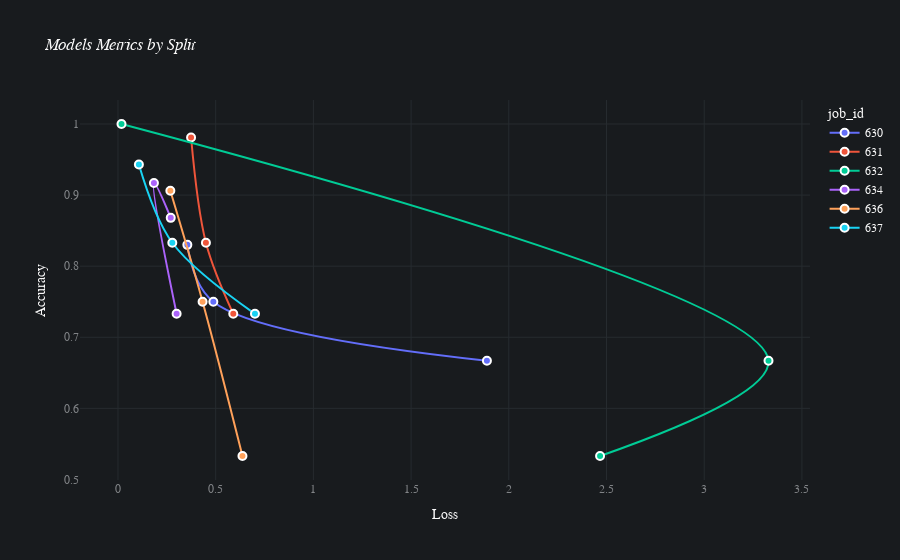

The cell this chart's notebook holds for it:
### Code cell
batch.plot_performance(max_loss=15, min_metric_2=0.5)

### Figure 1 — Plotly figure (JSON) as saved in the notebook; plotly's stock layout.template omitted (floating-point values rounded to 4 significant figures)
{"data": [{"customdata": [[630, "test", 1.888, 0.667], [630, "validation", 0.488, 0.75], [630, "train", 0.355, 0.83]], "hovertemplate": "job_id=%{customdata[0]}<br>loss=%{customdata[2]}<br>accuracy=%{customdata[3]}<br>split=%{customdata[1]}<extra></extra>", "legendgroup": "630", "line": {"color": "#636efa", "dash": "solid", "shape": "spline", "width": 2}, "marker": {"line": {"color": "white", "width": 2}, "size": 8}, "mode": "markers+lines", "name": "630", "orientation": "v", "showlegend": true, "type": "scatter", "x": [1.888, 0.488, 0.355], "xaxis": "x", "y": [0.667, 0.75, 0.83], "yaxis": "y"}, {"customdata": [[631, "test", 0.59, 0.733], [631, "validation", 0.45, 0.833], [631, "train", 0.374, 0.981]], "hovertemplate": "job_id=%{customdata[0]}<br>loss=%{customdata[2]}<br>accuracy=%{customdata[3]}<br>split=%{customdata[1]}<extra></extra>", "legendgroup": "631", "line": {"color": "#EF553B", "dash": "solid", "shape": "spline", "width": 2}, "marker": {"line": {"color": "white", "width": 2}, "size": 8}, "mode": "markers+lines", "name": "631", "orientation": "v", "showlegend": true, "type": "scatter", "x": [0.59, 0.45, 0.374], "xaxis": "x", "y": [0.733, 0.833, 0.981], "yaxis": "y"}, {"customdata": [[632, "test", 2.467, 0.533], [632, "validation", 3.329, 0.667], [632, "train", 0.018, 1]], "hovertemplate": "job_id=%{customdata[0]}<br>loss=%{customdata[2]}<br>accuracy=%{customdata[3]}<br>split=%{customdata[1]}<extra></extra>", "legendgroup": "632", "line": {"color": "#00cc96", "dash": "solid", "shape": "spline", "width": 2}, "marker": {"line": {"color": "white", "width": 2}, "size": 8}, "mode": "markers+lines", "name": "632", "orientation": "v", "showlegend": true, "type": "scatter", "x": [2.467, 3.329, 0.018], "xaxis": "x", "y": [0.533, 0.667, 1], "yaxis": "y"}, {"customdata": [[634, "test", 0.3, 0.733], [634, "validation", 0.184, 0.917], [634, "train", 0.27, 0.868]], "hovertemplate": "job_id=%{customdata[0]}<br>loss=%{customdata[2]}<br>accuracy=%{customdata[3]}<br>split=%{customdata[1]}<extra></extra>", "legendgroup": "634", "line": {"color": "#ab63fa", "dash": "solid", "shape": "spline", "width": 2}, "marker": {"line": {"color": "white", "width": 2}, "size": 8}, "mode": "markers+lines", "name": "634", "orientation": "v", "showlegend": true, "type": "scatter", "x": [0.3, 0.184, 0.27], "xaxis": "x", "y": [0.733, 0.917, 0.868], "yaxis": "y"}, {"customdata": [[636, "test", 0.637, 0.533], [636, "validation", 0.433, 0.75], [636, "train", 0.268, 0.906]], "hovertemplate": "job_id=%{customdata[0]}<br>loss=%{customdata[2]}<br>accuracy=%{customdata[3]}<br>split=%{customdata[1]}<extra></extra>", "legendgroup": "636", "line": {"color": "#FFA15A", "dash": "solid", "shape": "spline", "width": 2}, "marker": {"line": {"color": "white", "width": 2}, "size": 8}, "mode": "markers+lines", "name": "636", "orientation": "v", "showlegend": true, "type": "scatter", "x": [0.637, 0.433, 0.268], "xaxis": "x", "y": [0.533, 0.75, 0.906], "yaxis": "y"}, {"customdata": [[637, "test", 0.701, 0.733], [637, "validation", 0.278, 0.833], [637, "train", 0.107, 0.943]], "hovertemplate": "job_id=%{customdata[0]}<br>loss=%{customdata[2]}<br>accuracy=%{customdata[3]}<br>split=%{customdata[1]}<extra></extra>", "legendgroup": "637", "line": {"color": "#19d3f3", "dash": "solid", "shape": "spline", "width": 2}, "marker": {"line": {"color": "white", "width": 2}, "size": 8}, "mode": "markers+lines", "name": "637", "orientation": "v", "showlegend": true, "type": "scatter", "x": [0.701, 0.278, 0.107], "xaxis": "x", "y": [0.733, 0.833, 0.943], "yaxis": "y"}], "layout": {"autosize": true, "font": {"color": "#FAFAFA", "family": "Avenir"}, "hoverlabel": {"bgcolor": "#0F0F0F", "font": {"family": "Avenir", "size": 15}}, "legend": {"title": {"text": "job_id"}, "tracegroupgap": 0}, "paper_bgcolor": "#181B1E", "plot_bgcolor": "#181B1E", "title": {"text": "<i>Models Metrics by Split</i>"}, "xaxis": {"anchor": "y", "autorange": true, "domain": [0, 1], "gridcolor": "#262B2F", "range": [-0.1972, 3.544], "tickfont": {"color": "#818487"}, "title": {"text": "Loss"}, "type": "linear", "zeroline": false}, "yaxis": {"anchor": "x", "autorange": true, "domain": [0, 1], "gridcolor": "#262B2F", "range": [0.5, 1.033], "tickfont": {"color": "#818487"}, "title": {"text": "Accuracy"}, "type": "linear", "zeroline": false}}}
